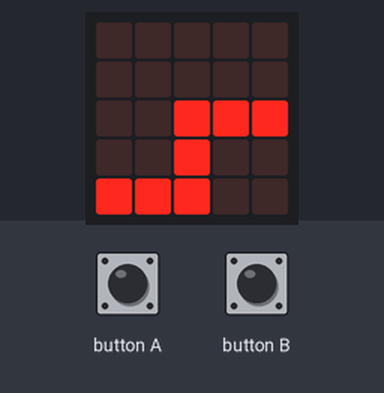
Simulated run of this program. Board: Calliope mini (MakeCode). Shown: the board's 5×5 LED display. The test bench sets the inputs (shaded band).

Above: at 1.2 s.
1.3 s: button A pressed for 0.15 s
At 2.8 s:
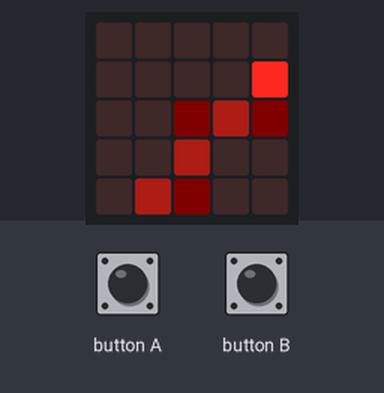
4.4 s: button B pressed for 0.15 s
At 5.4 s:
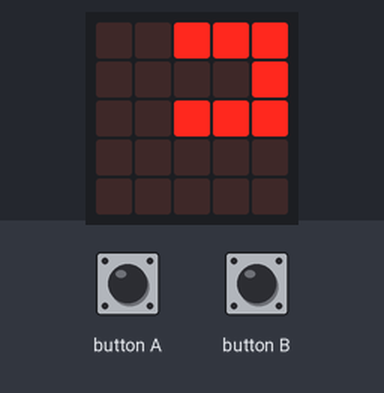
7.5 s: button A pressed for 0.15 s
At 9.0 s:
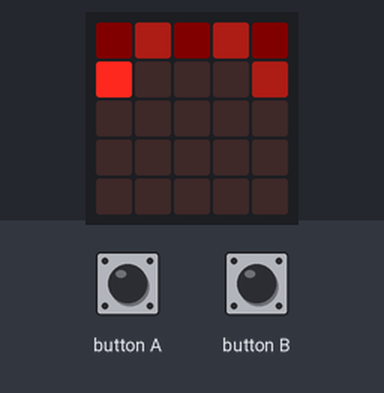
10.6 s: button B pressed for 0.15 s
At 12.0 s:
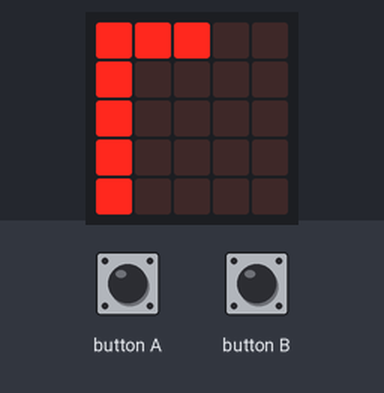
Timing chart, 0 to 13.6 s (numbered marks = the images above; inputs shaded):
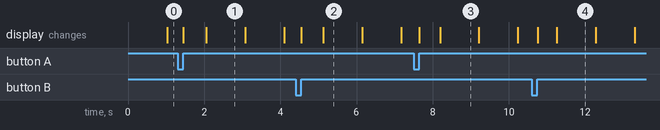

The program:

main.ts
```typescript
input.onButtonPressed(Button.A, function () {
    for (let Index = 0; Index <= Schwanz.length / 2 - 1; Index++) {
        Schwanz[Index * 2].set(LedSpriteProperty.Brightness, 5)
        Schwanz[Index * 2 + 1].set(LedSpriteProperty.Brightness, 50)
    }
})
input.onButtonPressed(Button.B, function () {
    for (let Index = 0; Index <= Schwanz.length - 1; Index++) {
        Schwanz[Index].set(LedSpriteProperty.Brightness, 255)
    }
})
function bewegeSprite () {
    Sprite.move(1)
    if (Sprite.get(LedSpriteProperty.X) == 4 && Sprite.get(LedSpriteProperty.Y) == 2) {
        Sprite.turn(Direction.Left, 90)
    }
    if (Sprite.get(LedSpriteProperty.X) == 4 && Sprite.get(LedSpriteProperty.Y) == 0) {
        Sprite.turn(Direction.Left, 90)
    }
    if (Sprite.get(LedSpriteProperty.X) == 0 && Sprite.get(LedSpriteProperty.Y) == 0) {
        Sprite.turn(Direction.Left, 90)
    }
    if (Sprite.get(LedSpriteProperty.X) == 0 && Sprite.get(LedSpriteProperty.Y) == 4) {
        Sprite.turn(Direction.Left, 90)
    }
    if (Sprite.get(LedSpriteProperty.X) == 2 && Sprite.get(LedSpriteProperty.Y) == 4) {
        Sprite.turn(Direction.Left, 90)
    }
    if (Sprite.get(LedSpriteProperty.X) == 2 && Sprite.get(LedSpriteProperty.Y) == 2) {
        Sprite.turn(Direction.Right, 90)
    }
}
let Sprite: game.LedSprite = null
let Schwanz: game.LedSprite[] = []
let Kopf = game.createSprite(2, 2)
Schwanz = [game.createSprite(2, 3), game.createSprite(2, 4), game.createSprite(1, 4), game.createSprite(0, 4), game.createSprite(0, 3), game.createSprite(0, 2)]
Schwanz[0].turn(Direction.Left, 90)
Schwanz[1].turn(Direction.Left, 90)
Schwanz[4].turn(Direction.Right, 90)
Schwanz[5].turn(Direction.Right, 90)
basic.forever(function () {
    Sprite = Kopf
    bewegeSprite()
    for (let Index = 0; Index <= Schwanz.length - 1; Index++) {
        Sprite = Schwanz[Index]
        bewegeSprite()
    }
    basic.pause(1000)
})
```

test.ts
```typescript
// Hier kann man Tests durchführen; diese Datei wird nicht kompiliert, wenn dieses Paket als Erweiterung verwendet wird.
```

Measured:
- what the display in image 1 shows lasts 1.0 s, from 2.1 s to 3.1 s
